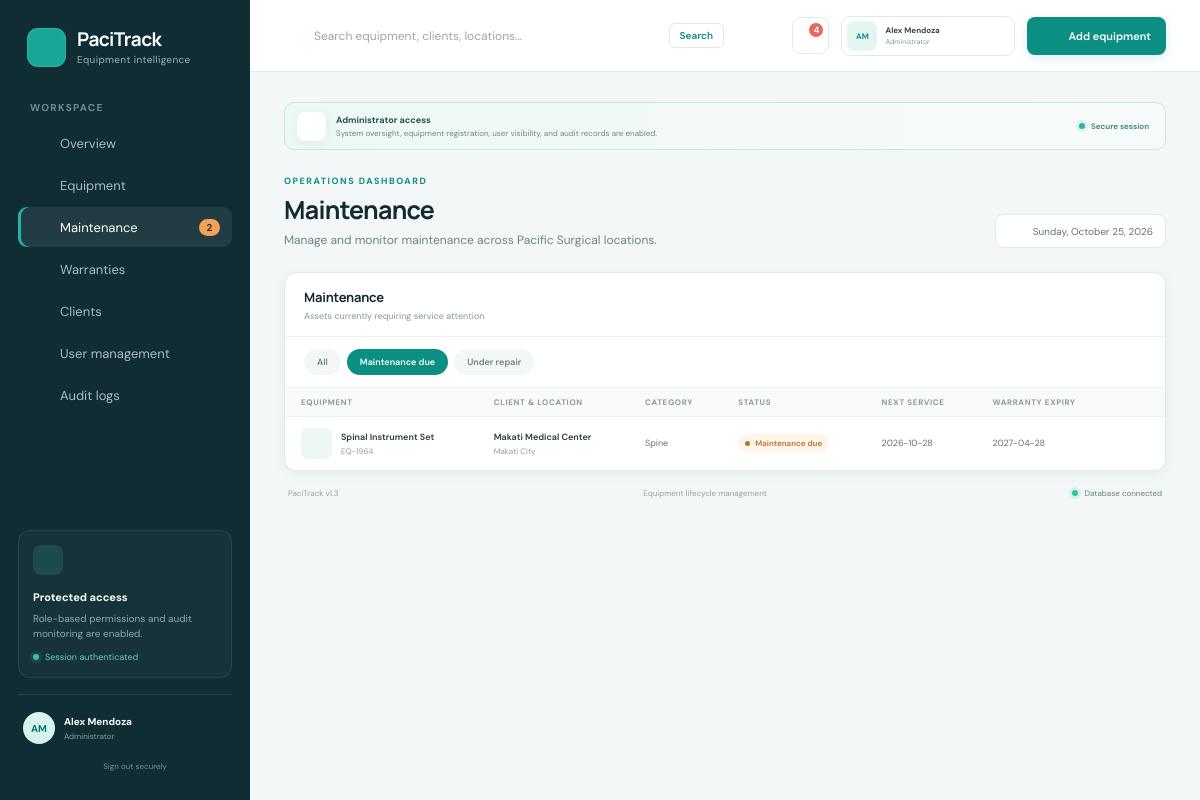
Screenshot of /index.php?page=maintenance&mfilter=due (signed in) with the database file from the repository.
### tables this page shows
CREATE TABLE IF NOT EXISTS equipment (
  id INT UNSIGNED AUTO_INCREMENT PRIMARY KEY,
  equipment_id VARCHAR(40) NOT NULL UNIQUE,
  name VARCHAR(180) NOT NULL,
  client VARCHAR(180) NOT NULL,
  location VARCHAR(140) NOT NULL,
  status ENUM('In service','Maintenance due','Under repair','In storage','Retired') NOT NULL DEFAULT 'In service',
  due_date DATE NOT NULL,
  warranty_expiry DATE NULL,
  equipment_type VARCHAR(100) NOT NULL DEFAULT 'General',
  created_at TIMESTAMP NOT NULL DEFAULT CURRENT_TIMESTAMP,
  updated_at TIMESTAMP NOT NULL DEFAULT CURRENT_TIMESTAMP ON UPDATE CURRENT_TIMESTAMP
);

### auth.php (called while the page is built, shortened)
<?php
function is_logged_in(): bool {
    return !empty($_SESSION['user_id']);
}
function current_user(): ?array {
    return [
        'id'    => (int)$_SESSION['user_id'],
        'name'  => (string)($_SESSION['name']  ?? 'User'),
        'email' => (string)($_SESSION['email'] ?? ''),
        'role'  => (string)($_SESSION['role']  ?? 'Operations User'),
    ];
}
function is_admin(): bool {
    return (current_user()['role'] ?? '') === 'Administrator';
}

### queries.php (called while the page is built, shortened)
<?php
function get_all_equipment(PDO $pdo, string $q = ''): array {
    $sql    = 'SELECT * FROM equipment';
    $params = [];
    $sql .= ' ORDER BY updated_at DESC, id DESC';
    $stmt = $pdo->prepare($sql);
    $stmt->execute($params);
    return $stmt->fetchAll();
}

### partials/equipment_table.php (the view, shortened to what this page needs)
<?php
$showEditColumn  = $showEditColumn  ?? is_admin();
$tableFilters    = $tableFilters    ?? '';
$emptyMessage    = $emptyMessage    ?? 'No records in this view.';
$colspan         = $showEditColumn ? 7 : 6;
?>
<section class="panel table-panel">
    <div class="panel-head">
        <div>
            <h2><?= h($tableTitle) ?></h2>
            <p><?= h($tableSubtitle) ?></p>
        </div>
    </div>
    <?php if ($tableFilters): ?><div class="filter-tabs"><?= $tableFilters ?></div><?php endif; ?>
    <div class="table-scroll">
        <table>
            <thead>
                <tr>
                    <th>Equipment</th>
                    <th>Client &amp; location</th>
                    <th>Category</th>
                    <th>Status</th>
                    <th>Next service</th>
                    <th>Warranty expiry</th>
                    <?php if ($showEditColumn): ?><th></th><?php endif; ?>
                </tr>
            </thead>
            <tbody>
            <?php if ($tableRows): foreach ($tableRows as $item):
                $statusCls   = status_class($item['status']);
                $warrantyCls = warranty_class($item['warranty_expiry']);
            ?>
                <tr>
                    <td>
                        <div class="equipment-cell">
                            <span><?= icon('box') ?></span>
                            <div><strong><?= h($item['name']) ?></strong><small><?= h($item['equipment_id']) ?></small></div>
                        </div>
                    </td>
                    <td><strong><?= h($item['client']) ?></strong><small><?= h($item['location']) ?></small></td>
                    <td><?= h($item['equipment_type']) ?></td>
                    <td><span class="status <?= h($statusCls) ?>"><i></i><?= h($item['status']) ?></span></td>
                    <td><?= h($item['due_date']) ?></td>
                    <td class="<?= h($warrantyCls) ?>"><?= h($item['warranty_expiry'] ?: '—') ?></td>
                    <?php if ($showEditColumn): ?>
                        <td class="row-action-cell">
                            <button class="row-button"
                                data-id="<?= h($item['id']) ?>"
                                data-equipment-id="<?= h($item['equipment_id']) ?>"
                                data-name="<?= h($item['name']) ?>"
                                data-client="<?= h($item['client']) ?>"
                                data-location="<?= h($item['location']) ?>"
                                data-status="<?= h($item['status']) ?>"
                                data-due-date="<?= h($item['due_date']) ?>"
                                data-warranty-expiry="<?= h($item['warranty_expiry'] ?: '') ?>"
                                data-equipment-type="<?= h($item['equipment_type']) ?>"
                                onclick="openEdit(this)"
                                aria-label="Edit <?= h($item['equipment_id']) ?>"
                                title="Edit equipment"><?= icon('edit', 14) ?></button>
                        </td>
                    <?php endif; ?>
                </tr>
            <?php endforeach; else: ?>
                <tr><td colspan="<?= $colspan ?>" class="empty-cell"><?= h($emptyMessage) ?></td></tr>
            <?php endif; ?>
            </tbody>
        </table>
    </div>
</section>

### functions.php (shortened to what this page needs)
<?php
function h(mixed $value): string {
    return htmlspecialchars((string)$value, ENT_QUOTES, 'UTF-8');
}
function icon(string $name, int $size = 18): string {
    $paths = [
        'grid'         => '<rect x="3" y="3" width="7" height="7" rx="2"/><rect x="14" y="3" width="7" height="7" rx="2"/><rect x="3" y="14" width="7" height="7" rx="2"/><rect x="14" y="14" width="7" height="7" rx="2"/>',
        'box'          => '<path d="m21 8-9 5-9-5"/><path d="M3.3 7 12 2l8.7 5v10L12 22l-8.7-5Z"/><path d="M12 13v9"/>',
        'tool'         => '<path d="M14.7 6.3a4 4 0 0 0-5-5L12 3.6 8.4 7.2 6.1 4.9a4 4 0 0 0 5 5l-6.8 6.8a2.1 2.1 0 0 0 3 3l6.8-6.8a4 4 0 0 0 5-5l-2.3 2.3-3.6-3.6Z"/>',
        'shield'       => '<path d="M12 22s8-4 8-10V5l-8-3-8 3v7c0 6 8 10 8 10"/><path d="m9 12 2 2 4-4"/>',
        'building'     => '<path d="M3 21h18M6 21V5l6-3 6 3v16"/><path d="M9 9h1m4 0h1M9 13h1m4 0h1M9 17h1m4 0h1"/>',
        'users'        => '<path d="M16 21v-2a4 4 0 0 0-4-4H6a4 4 0 0 0-4 4v2"/><circle cx="9" cy="7" r="4"/><path d="M22 21v-2a4 4 0 0 0-3-3.9M16 3.1a4 4 0 0 1 0 7.8"/>',
        'history'      => '<path d="M3 12a9 9 0 1 0 3-6.7L3 8"/><path d="M3 3v5h5M12 7v5l3 2"/>',
        'search'       => '<circle cx="11" cy="11" r="7"/><path d="m20 20-4-4"/>',
        'bell'         => '<path d="M18 8a6 6 0 0 0-12 0c0 7-3 7-3 9h18c0-2-3-2-3-9"/><path d="M10 21h4"/>',
        'plus'         => '<path d="M12 5v14M5 12h14"/>',
        'arrow'        => '<path d="m9 18 6-6-6-6"/>',
        'check'        => '<path d="m5 12 4 4L19 6"/>',
        'alert'        => '<path d="M10.3 2.9 1.8 17a2 2 0 0 0 1.7 3h17a2 2 0 0 0 1.7-3L13.7 2.9a2 2 0 0 0-3.4 0Z"/><path d="M12 9v4m0 4h.01"/>',
        'clock'        => '<circle cx="12" cy="12" r="9"/><path d="M12 7v5l3 2"/>',
        'lock'         => '<rect x="4" y="10" width="16" height="11" rx="2"/><path d="M8 10V7a4 4 0 0 1 8 0v3"/>',
        'menu'         => '<path d="M4 7h16M4 12h16M4 17h16"/>',
        'close'        => '<path d="m6 6 12 12M18 6 6 18"/>',
        'edit'         => '<path d="M12 20h9"/><path d="M16.5 3.5a2.1 2.1 0 0 1 3 3L7 19l-4 1 1-4Z"/>',
        'chevron-down' => '<path d="m6 9 6 6 6-6"/>',
    ];
    $body = $paths[$name] ?? $paths['box'];
    return '<svg width="' . $size . '" height="' . $size . '" viewBox="0 0 24 24" fill="none" '
        . 'stroke="currentColor" stroke-width="1.8" stroke-linecap="round" stroke-linejoin="round" '
        . 'aria-hidden="true">' . $body . '</svg>';
}
function status_class(string $status): string {
    return strtolower(str_replace(' ', '-', $status));
}
function warranty_class(?string $expiry): string {
    $today = date('Y-m-d');
    return '';
}

### style.css (style rules this page uses)
:root { font-family: 'DM Sans', sans-serif; color: #142a31; background: #f3f7f7; font-synthesis: none; --navy: #102d34; --teal: #0c8f83; --teal-dark: #08766d; --ink: #142a31; --muted: #718186; --line: #e2e9e9; --surface: #ffffff; }
* { box-sizing: border-box; }
body { margin: 0; min-width: 320px; min-height: 100vh; background: #f3f7f7; }
button, input, select { font: inherit; }
button { cursor: pointer; }
.nav-item.active svg { color: #47c4b8; }
.panel { background: var(--surface); border: 1px solid var(--line); border-radius: 12px; box-shadow: 0 3px 12px #143c4010; }
.panel-head { padding: 17px 19px 14px; display: flex; align-items: center; justify-content: space-between; border-bottom: 1px solid #edf1f1; gap: 10px; flex-wrap: wrap; }
.panel-head h2 { font: 700 13px/1.2 Manrope, sans-serif; margin: 0; letter-spacing: -.2px; }
.panel-head p { color: #88979a; margin: 4px 0 0; font-size: 9px; }
.table-panel { overflow: hidden; margin-top: 14px; }
.table-scroll { overflow-x: auto; }
table { width: 100%; border-collapse: collapse; min-width: 850px; }
th { text-align: left; color: #8b989b; font-size: 8px; text-transform: uppercase; letter-spacing: .65px; background: #f9fbfb; padding: 9px 16px; font-weight: 700; }
td { border-top: 1px solid #edf1f1; padding: 11px 16px; color: #5f7175; font-size: 9px; vertical-align: middle; }
td strong, td small { display: block; }
td strong { color: #2a3c40; font-size: 9px; font-weight: 600; }
td small { color: #929fa2; font-size: 8px; margin-top: 3px; }
.equipment-cell { display: flex; align-items: center; gap: 9px; }
.equipment-cell > span { width: 31px; height: 31px; border-radius: 7px; display: grid; place-items: center; background: #edf7f5; color: var(--teal); flex: 0 0 31px; }
.status { display: inline-flex; align-items: center; gap: 5px; border-radius: 10px; padding: 4px 7px; background: #ebf7f4; color: #138171; font-size: 8px; font-weight: 600; white-space: nowrap; }
.status i { width: 5px; height: 5px; border-radius: 50%; background: currentColor; }
.status.maintenance-due { background: #fff5e8; color: #b67433; }
.row-action-cell { width: 34px; text-align: right; }
.row-button { border: 0; background: none; color: #8a999c; padding: 4px; border-radius: 6px; }
.filter-tabs { display: flex; gap: 6px; padding: 12px 19px; border-bottom: 1px solid #edf1f1; flex-wrap: wrap; }

### rows the page displays
equipment: $size 18 (drawn), name "Spinal Instrument Set", equipment "EQ-1964", client "Makati Medical Center", location "Makati City", equipment_type "Spine", status "Maintenance due", due_date "2026-10-28", warranty_expiry "2027-04-28"

### other values shown
$config['app']['name'] "PaciTrack"
$config['app']['tagline'] "Equipment intelligence"
$meta[1] "Overview"
$meta[1] "Equipment"
$meta[1] "Maintenance"
$meta[1] "Warranties"
$meta[1] "Clients"
$meta[1] "User management"
$meta[1] "Audit logs"
$initials "AM"
$currentUser['name'] "Alex Mendoza"
$currentUser['role'] "Administrator"
$alertCount "4"
$pageHeading "Maintenance"
$pageSubhead "Manage and monitor maintenance across Pacific Surgical locations."
